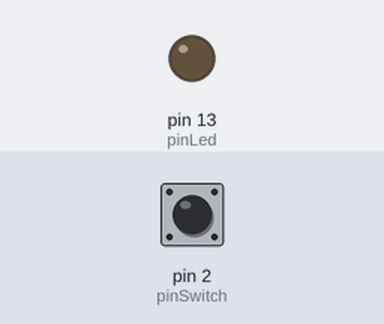
A sketch run on a simulated Arduino Uno, built with avr-gcc and run on an emulated ATmega328P. Shown: output pins drawn as LEDs (lit = HIGH). The inputs (shaded band) are chosen by the test bench; at power-on: pin 2 (pinSwitch) HIGH. What the sketch prints to the serial monitor is not drawn.

Above: at 1.2 s.
1.3 s: pin 2 (pinSwitch) pulled LOW for 0.15 s
At 1.4 s:
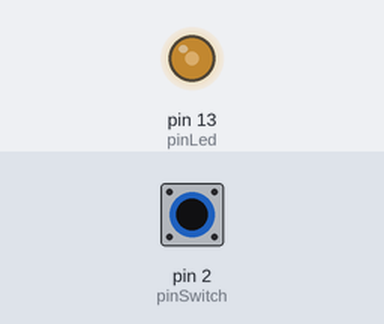
3.0 s: pin 2 (pinSwitch) pulled LOW for 1 s
At 5.2 s:
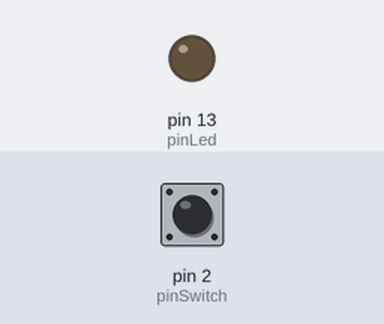
5.5 s: pin 2 (pinSwitch) pulled LOW for 3.2 s
At 9.9 s:
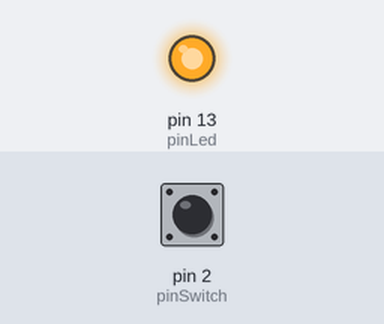
10.2 s: pin 2 (pinSwitch) pulled LOW for 0.15 s
At 10.37 s:
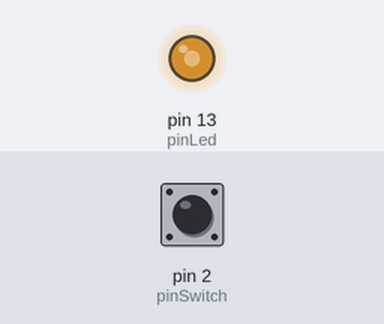
Timing chart, 0 to 12.9 s (numbered marks = the images above; inputs shaded):
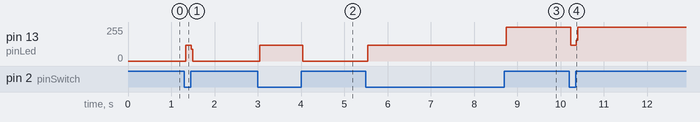

The sketch:

switchchchchch.ino
```cpp
const int pinLed = 13;
const int pinSwitch = 2;

bool flagLed = false;

void setup() {
 Serial.begin(115200);
 pinMode(pinLed, OUTPUT);
 pinMode(pinSwitch, INPUT);
 Serial.println("SWTICH / LED APPLICATION");

}

void loop() {
  if(!digitalRead(pinSwitch))
  {
    if(flagLed == false){
    digitalWrite(pinLed, HIGH);
    Serial.println("LED ON");
    flagLed = true;
  }
  else{
    digitalWrite(pinLed, LOW);
    Serial.println("LED OFF");
    flagLed = false;
  }
    }


}
```

Measured:
- after the input at 1.3 s, pin 13 (pinLed): 0/255 → 120/255 at once, → 0/255 0.12 s later
- after the input at 3.0 s, pin 13 (pinLed): 0/255 → 120/255 at once, → 0/255 1.0 s later
- after the input at 5.5 s, pin 13 (pinLed): 0/255 → 120/255 at once, → 255/255 3.2 s later
- after the input at 10.2 s, pin 13 (pinLed): 255/255 → 120/255 at once, → 255/255 0.12 s later
